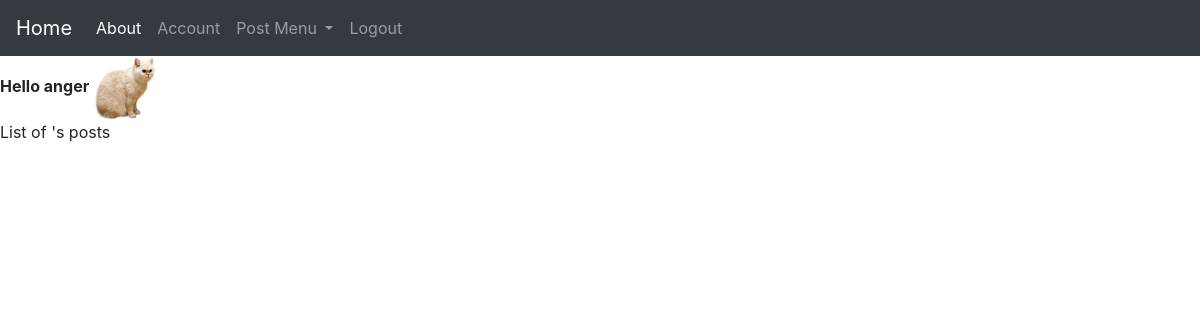
The app's page /user/1 (signed in), older data.
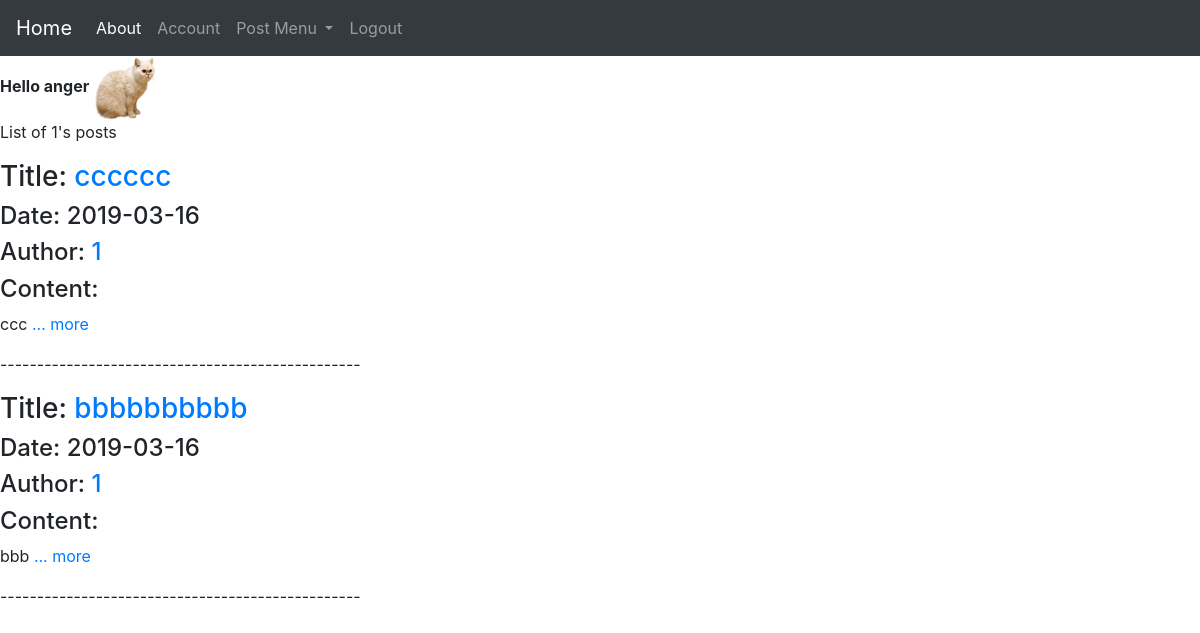
The same page, newer data.
### source/models.py (models this page shows, shortened)
class User(db.Model, UserMixin):
	__tablename__ = 'user_table'
	id = db.Column(db.Integer, primary_key=True)
	username = db.Column(db.String(30), unique=True, index =True, nullable=False)
	email = db.Column(db.String(40), unique=True, index =True, nullable=False)
	avatar = db.Column(db.String(30), nullable=False, default='default.png')
	password_hash = db.Column(db.String(128), nullable=False)
	post = db.relationship('Post', backref='author', lazy=True)

class Post(db.Model):
	__tablename__ = 'post_table'
	id = db.Column(db.Integer, primary_key=True)
	title = db.Column(db.String(30), nullable=False)
	date = db.Column(db.DateTime(), default=datetime.utcnow, nullable=False)
	content = db.Column(db.Text(), nullable=False)
	user_id = db.Column(db.String(30), db.ForeignKey('user_table.id'), nullable=False)

### source/user/views.py (the view)
@user.route("/user/<username>")
@login_required
def posts(username):
    page = request.args.get('page', 1, type=int)
    user = User.query.filter_by(username=username).first()
    posts = Post.query.filter_by(author=user).order_by(Post.date.desc()).paginate(page=page, per_page=5)
    return render_template('posts.html', user = user, posts=posts)

### source/models.py (called while the page is built)
@lm.user_loader
def load_user(user_id):
	return User.query.get(user_id)

### source/templates/posts.html (shortened to what this page needs)
{% extends 'base.html' %}
{% block content %}
<p>List of {{ user.username }}'s posts</p>
{% for post in posts.items %}
<h3>Title: <a href="{{ url_for('post.show', post_id=post.id) }}"> {{post.title}}</a></h3>
<h4>Date: {{post.date.strftime('%Y-%m-%d')}}</h4>
<h4>Author: <a href="{{ url_for('user.posts', username=user.username) }}">{{post.author.username}}</a></h4>
<h4>Content: </h4>
<p>{{post.content[:180]}}
	<a href="{{ url_for('post.show', post_id=post.id) }}">... more</a>
</p>
<p>-------------------------------------------------</p>
{% endfor %}
<nav>
{% for page_num in posts.iter_pages(left_edge=1, right_edge=1, left_current=1, right_current=2) %}
<li><a href="{{url_for('user.posts', username=user.username, page=page)}}">{{ pagenum }}</a></li>
{% endfor %}
</nav>
{% endblock %}

Row changes from the older to the newer data that the page shows:
added User: username "1"
added Post: title "cccccc", date "2019-03-16", author.username "1", content "ccc"
added Post: title "bbbbbbbbbb", date "2019-03-16", author.username "1", content "bbb"
